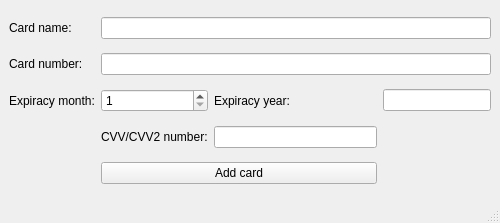
<?xml version="1.0" encoding="UTF-8"?>
<ui version="4.0">
 <class>CardDialog</class>
 <widget class="QMainWindow" name="CardDialog">
  <property name="geometry">
   <rect>
    <x>0</x>
    <y>0</y>
    <width>500</width>
    <height>223</height>
   </rect>
  </property>
  <property name="minimumSize">
   <size>
    <width>500</width>
    <height>223</height>
   </size>
  </property>
  <property name="maximumSize">
   <size>
    <width>500</width>
    <height>223</height>
   </size>
  </property>
  <property name="windowTitle">
   <string>Add new card</string>
  </property>
  <widget class="QWidget" name="centralwidget">
   <layout class="QGridLayout" name="gridLayout">
    <item row="2" column="0">
     <widget class="QLabel" name="label_3">
      <property name="text">
       <string>Expiracy month:</string>
      </property>
     </widget>
    </item>
    <item row="2" column="1">
     <widget class="QSpinBox" name="cardMonthSpinBox">
      <property name="minimum">
       <number>1</number>
      </property>
      <property name="maximum">
       <number>12</number>
      </property>
     </widget>
    </item>
    <item row="2" column="2">
     <widget class="QLabel" name="label_4">
      <property name="text">
       <string>Expiracy year:</string>
      </property>
     </widget>
    </item>
    <item row="2" column="3" colspan="2">
     <widget class="QLineEdit" name="cardYearLineEdit"/>
    </item>
    <item row="0" column="0">
     <widget class="QLabel" name="label">
      <property name="text">
       <string>Card name:</string>
      </property>
     </widget>
    </item>
    <item row="1" column="0">
     <widget class="QLabel" name="label_2">
      <property name="text">
       <string>Card number:</string>
      </property>
     </widget>
    </item>
    <item row="1" column="1" colspan="4">
     <widget class="QLineEdit" name="cardNumberLineEdit">
      <property name="acceptDrops">
       <bool>true</bool>
      </property>
      <property name="clearButtonEnabled">
       <bool>false</bool>
      </property>
     </widget>
    </item>
    <item row="0" column="1" colspan="4">
     <widget class="QLineEdit" name="cardNameLineEdit"/>
    </item>
    <item row="3" column="1">
     <widget class="QLabel" name="label_5">
      <property name="text">
       <string>CVV/CVV2 number:</string>
      </property>
     </widget>
    </item>
    <item row="3" column="2">
     <widget class="QLineEdit" name="cardCVVLineEdit"/>
    </item>
    <item row="5" column="1" colspan="2">
     <widget class="QPushButton" name="addCardButton">
      <property name="text">
       <string>Add card</string>
      </property>
     </widget>
    </item>
   </layout>
  </widget>
  <widget class="QMenuBar" name="menubar">
   <property name="geometry">
    <rect>
     <x>0</x>
     <y>0</y>
     <width>500</width>
     <height>24</height>
    </rect>
   </property>
  </widget>
  <widget class="QStatusBar" name="statusbar"/>
 </widget>
 <resources/>
 <connections/>
</ui>
